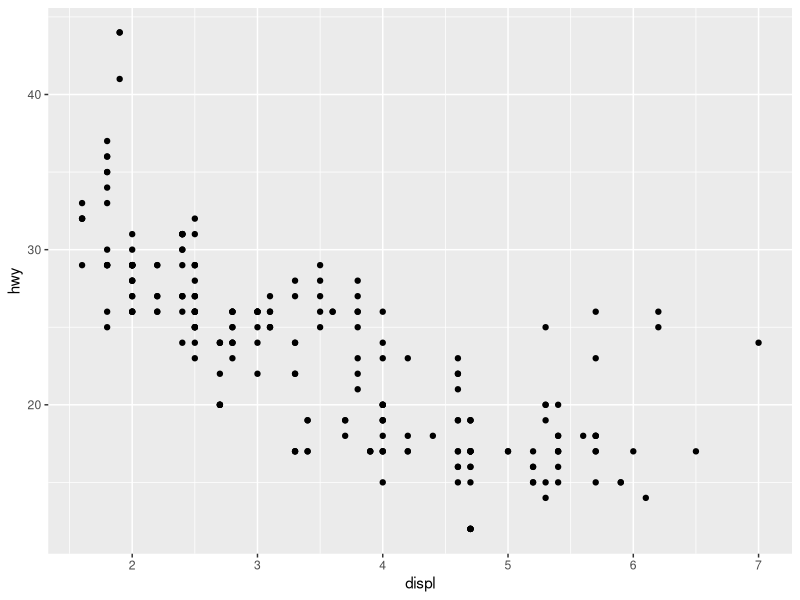
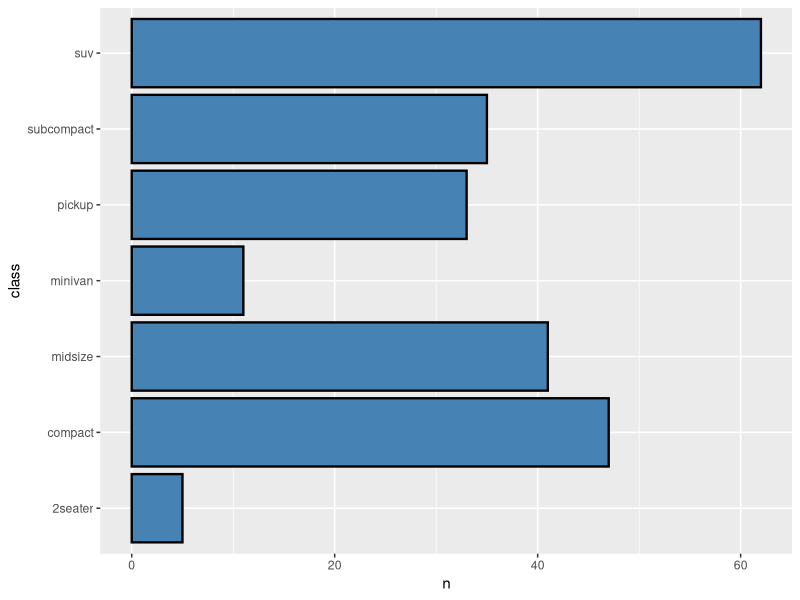
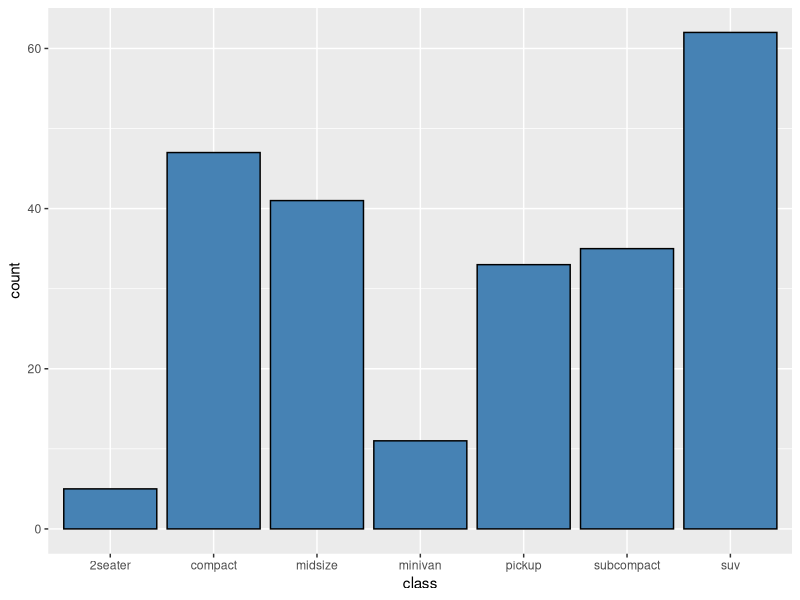
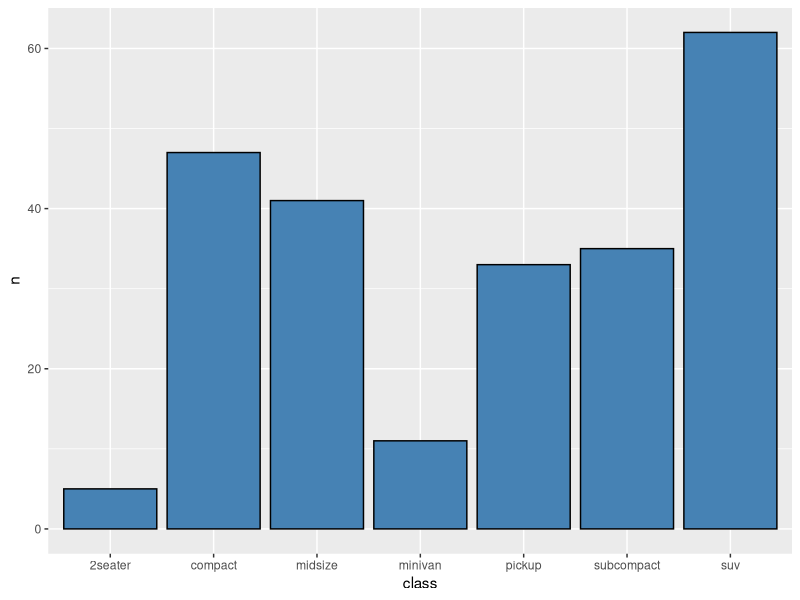
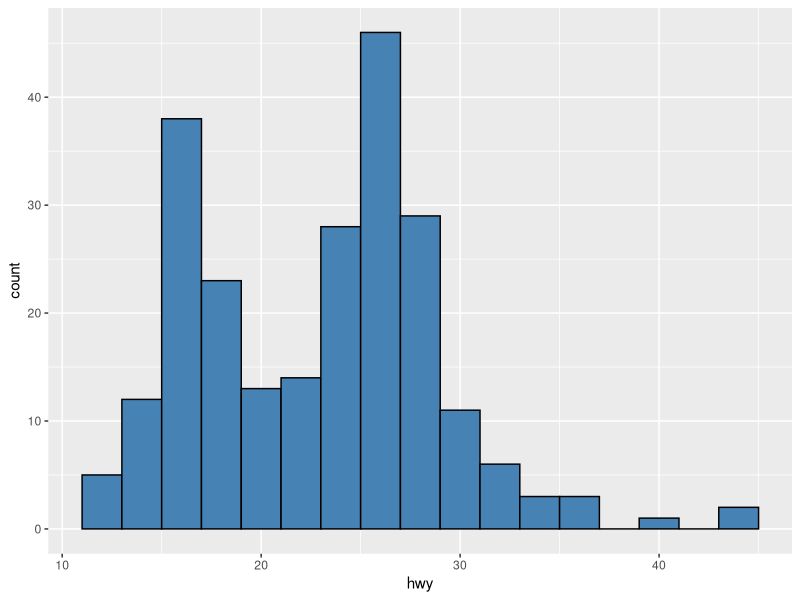
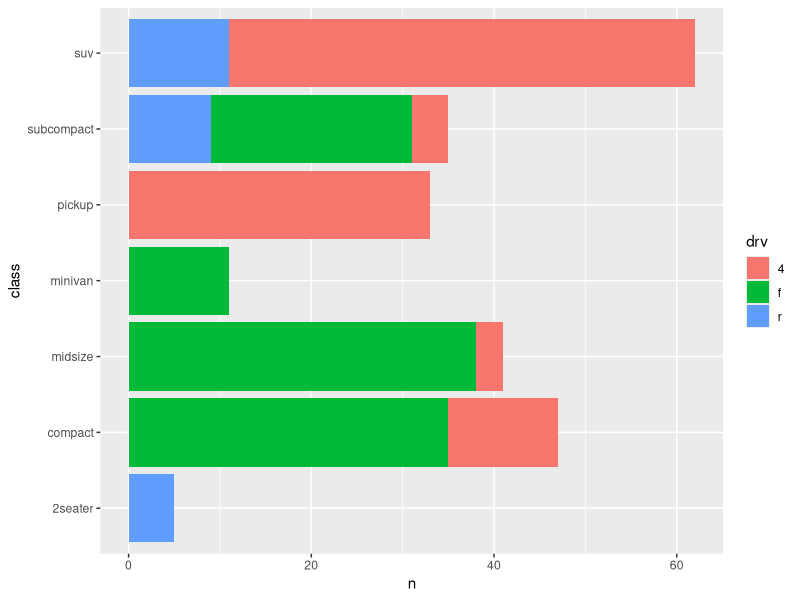
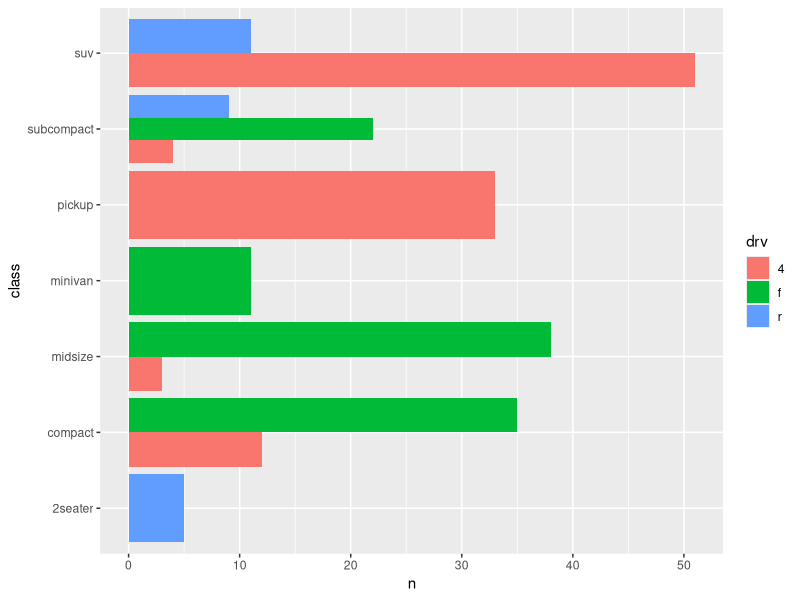
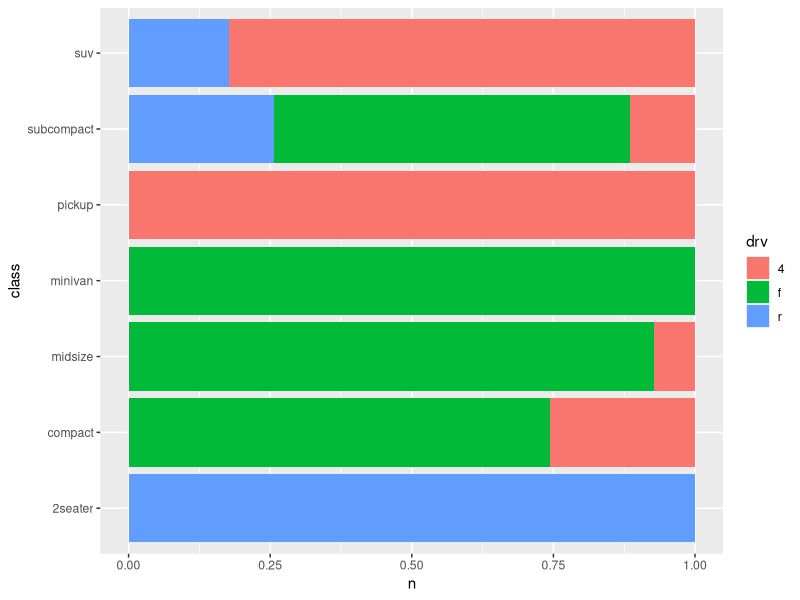

Generate these figures, in order, with R:
## ---- chunk 1
#| message: false
library(tidyverse)
## ---- chunk 2
ggplot(mpg, aes(x = displ, y = hwy)) +
  geom_point()
## ---- chunk 3
mpg_class <- mpg %>% count(class)

ggplot(mpg_class, aes(x = class, y = n)) +
  # fill = bar interior, colour = bar outline — both visible at once
  geom_col(fill = "steelblue", colour = "black", linewidth = 0.8) +
  coord_flip()
## ---- chunk 4
# geom_bar: raw rows in, ggplot counts them (stat = "count")
ggplot(mpg, aes(x = class)) +
  geom_bar(fill = "steelblue", colour = "black")
## ---- chunk 5
# geom_col: pre-aggregated, ggplot just plots n (stat = "identity")
mpg_class <- mpg %>% count(class)
ggplot(mpg_class, aes(x = class, y = n)) +
  geom_col(fill = "steelblue", colour = "black")
## ---- chunk 6
ggplot(mpg, aes(x = hwy)) +
  geom_histogram(binwidth = 2, fill = "steelblue", colour = "black")
## ---- chunk 7
mpg_class_drv <- mpg %>% count(class, drv)

# stack (default): segments sit on top of each other
ggplot(mpg_class_drv, aes(x = class, y = n, fill = drv)) +
  geom_col(position = "stack") +
  coord_flip()

# dodge: segments sit side by side
ggplot(mpg_class_drv, aes(x = class, y = n, fill = drv)) +
  geom_col(position = "dodge") +
  coord_flip()

# fill: stacked and rescaled to proportions (0-1) — good for share-of-total
ggplot(mpg_class_drv, aes(x = class, y = n, fill = drv)) +
  geom_col(position = "fill") +
  coord_flip()
## ---- chunk 8
# default: alphabetical
ggplot(mpg_class, aes(x = class, y = n)) +
  geom_col() +
  coord_flip()

# reordered by value
ggplot(mpg_class, aes(x = fct_reorder(class, n), y = n)) +
  geom_col() +
  coord_flip() +
  labs(x = "class")
## ---- chunk 9
# continuous -> gradient legend
ggplot(mpg, aes(x = displ, y = hwy, colour = cty)) +
  geom_point()

# discrete -> key legend
ggplot(mpg, aes(x = displ, y = hwy, colour = class)) +
  geom_point()
## ---- chunk 10
ggplot(mpg, aes(x = displ, y = hwy, size = cty)) +
  geom_point(alpha = 0.6)
## ---- chunk 11
ggplot(mpg, aes(x = displ, y = hwy, shape = drv)) +
  geom_point(size = 2)
## ---- chunk 12
ggplot(mpg, aes(x = displ, y = hwy)) +
  geom_point(alpha = 0.3, size = 3)
## ---- chunk 13
ggplot(mpg, aes(x = displ, y = hwy)) +
  geom_jitter(alpha = 0.3, size = 3)
## ---- chunk 14
econ_subset <- economics_long %>% filter(variable %in% c("psavert", "uempmed"))

ggplot(econ_subset, aes(x = date, y = value01, linetype = variable)) +
  geom_line()
## ---- chunk 15
# broken: one zigzag line through all five series
ggplot(economics_long, aes(x = date, y = value01)) +
  geom_line()

# fixed: group (or colour) tells ggplot to draw one line per series
ggplot(economics_long, aes(x = date, y = value01, group = variable)) +
  geom_line()
## ---- chunk 16
set.seed(1)
panel_data <- tibble(
  id   = rep(1:30, each = 5),
  wave = rep(1:5, times = 30)
) %>%
  group_by(id) %>%
  mutate(score = 50 + (wave - 1) * rnorm(1, 2, 1) + rnorm(1, 0, 8) + rnorm(5, 0, 4)) %>%
  ungroup()

ggplot(panel_data, aes(x = wave, y = score, group = id)) +
  geom_line(alpha = 0.3)
## ---- chunk 17
ggplot(mpg_class, aes(x = class, y = n)) +
  geom_col(fill = "steelblue", colour = "black") +
  geom_text(aes(label = n), vjust = -0.3) +
  coord_cartesian(clip = "off")
## ---- chunk 18
# facet_wrap: one variable, wrapped into a grid
ggplot(mpg, aes(x = class, y = hwy)) +
  geom_boxplot() +
  facet_wrap(~ drv)

# facet_grid: two variables, strict rows x columns
ggplot(mpg, aes(x = class, y = hwy)) +
  geom_boxplot() +
  facet_grid(drv ~ year)
## ---- chunk 19
ggplot(mpg, aes(x = class, y = hwy)) +
  geom_boxplot(outlier.shape = NA) +
  geom_jitter(width = 0.15, alpha = 0.3, colour = "blue")
